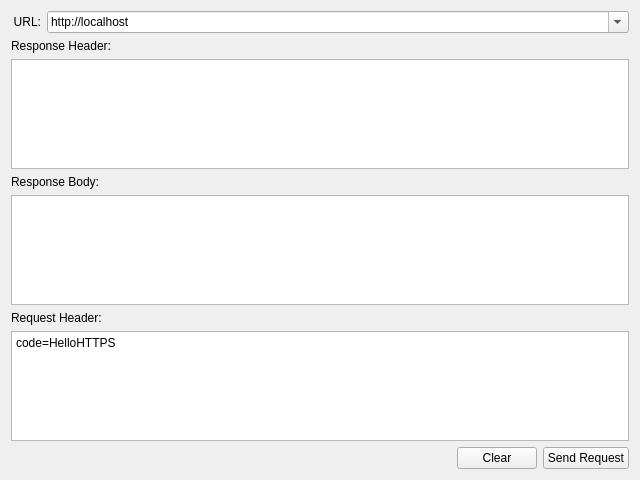
<?xml version="1.0" encoding="UTF-8"?>
<ui version="4.0">
 <class>Widget</class>
 <widget class="QWidget" name="Widget">
  <property name="geometry">
   <rect>
    <x>0</x>
    <y>0</y>
    <width>640</width>
    <height>480</height>
   </rect>
  </property>
  <property name="windowTitle">
   <string>Widget</string>
  </property>
  <layout class="QVBoxLayout" name="verticalLayout">
   <item>
    <layout class="QHBoxLayout" name="horizontalLayout">
     <item>
      <widget class="QLabel" name="label">
       <property name="sizePolicy">
        <sizepolicy hsizetype="Fixed" vsizetype="Preferred">
         <horstretch>0</horstretch>
         <verstretch>0</verstretch>
        </sizepolicy>
       </property>
       <property name="minimumSize">
        <size>
         <width>30</width>
         <height>0</height>
        </size>
       </property>
       <property name="text">
        <string>URL:</string>
       </property>
       <property name="alignment">
        <set>Qt::AlignRight|Qt::AlignTrailing|Qt::AlignVCenter</set>
       </property>
      </widget>
     </item>
     <item>
      <widget class="QComboBox" name="urlComBox">
       <property name="sizePolicy">
        <sizepolicy hsizetype="Expanding" vsizetype="Preferred">
         <horstretch>0</horstretch>
         <verstretch>0</verstretch>
        </sizepolicy>
       </property>
       <property name="editable">
        <bool>true</bool>
       </property>
       <item>
        <property name="text">
         <string>http://localhost</string>
        </property>
       </item>
      </widget>
     </item>
    </layout>
   </item>
   <item>
    <widget class="QLabel" name="label_2">
     <property name="text">
      <string>Response Header:</string>
     </property>
    </widget>
   </item>
   <item>
    <widget class="QTextBrowser" name="headerOutput">
     <property name="undoRedoEnabled">
      <bool>true</bool>
     </property>
    </widget>
   </item>
   <item>
    <widget class="QLabel" name="label_4">
     <property name="text">
      <string>Response Body:</string>
     </property>
    </widget>
   </item>
   <item>
    <widget class="QTextBrowser" name="bodyOutput"/>
   </item>
   <item>
    <widget class="QLabel" name="label_3">
     <property name="text">
      <string>Request Header:</string>
     </property>
    </widget>
   </item>
   <item>
    <widget class="QPlainTextEdit" name="headerTextEdit">
     <property name="plainText">
      <string>code=HelloHTTPS</string>
     </property>
    </widget>
   </item>
   <item>
    <layout class="QHBoxLayout" name="horizontalLayout_2">
     <item>
      <spacer name="horizontalSpacer">
       <property name="orientation">
        <enum>Qt::Horizontal</enum>
       </property>
       <property name="sizeHint" stdset="0">
        <size>
         <width>40</width>
         <height>20</height>
        </size>
       </property>
      </spacer>
     </item>
     <item>
      <widget class="QPushButton" name="clearBtn">
       <property name="text">
        <string>Clear</string>
       </property>
      </widget>
     </item>
     <item>
      <widget class="QPushButton" name="sendRqstBtn">
       <property name="text">
        <string>Send Request</string>
       </property>
       <property name="autoDefault">
        <bool>true</bool>
       </property>
      </widget>
     </item>
    </layout>
   </item>
  </layout>
 </widget>
 <resources/>
 <connections/>
</ui>
